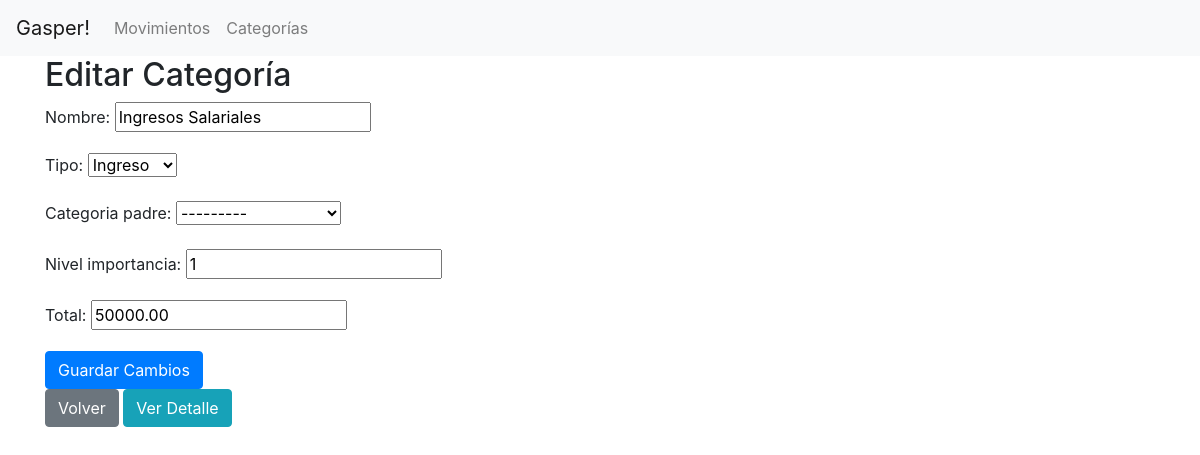
The app's page /app/categorias/editar/2/ with its own data.
### app/models.py (models this page shows, shortened)
class Categoria(models.Model):
    INGRESO = "I"
    EGRESO = "E"
    TIPO_CHOICES = [
        (INGRESO, "Ingreso"),
        (EGRESO, "Egreso"),
    ]
    nombre = models.CharField(max_length=100)
    tipo = models.CharField(max_length=1, choices=TIPO_CHOICES)
    categoria_padre = models.ForeignKey(
        "self", null=True, blank=True, on_delete=models.CASCADE
    )
    nivel_importancia = models.IntegerField(default=1)
    total = models.DecimalField(max_digits=10, decimal_places=2, default=0.00)
    def __str__(self):
        return self.nombre

### app/views.py (the view)
class EditarCategoriaView(UpdateView):
    model = Categoria
    form_class = CategoriaForm
    template_name = "app/editar_categoria.html"
    success_url = reverse_lazy("app:ver_categorias")

### app/forms.py
class CategoriaForm(forms.ModelForm):
    class Meta:
        model = Categoria
        fields = '__all__'

### app/templates/app/editar_categoria.html
{% extends "app/base.html" %} {% block content %}
<h2>Editar Categoría</h2>
<form method="post">
  {% csrf_token %} {{ form.as_p }}
  <button type="submit" class="btn btn-primary">Guardar Cambios</button>
</form>
<a href="{% url 'app:ver_categorias' %}" class="btn btn-secondary">Volver</a>
<a href="{% url 'app:detalle_categoria' object.pk %}" class="btn btn-info"
  >Ver Detalle</a
>
{% endblock %}

### records on screen
Categoria: nombre "Ingresos Salariales", tipo "Ingreso", categoria_padre "---------", nivel_importancia "1", total "50000.00"
